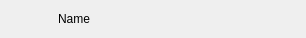
<?xml version="1.0" encoding="UTF-8"?>
<ui version="4.0">
 <class>QblDesktopListRow</class>
 <widget class="QWidget" name="QblDesktopListRow">
  <property name="geometry">
   <rect>
    <x>0</x>
    <y>0</y>
    <width>306</width>
    <height>38</height>
   </rect>
  </property>
  <property name="maximumSize">
   <size>
    <width>306</width>
    <height>38</height>
   </size>
  </property>
  <property name="windowTitle">
   <string>Form</string>
  </property>
  <property name="styleSheet">
   <string notr="true"/>
  </property>
  <widget class="QLabel" name="lbRowImage">
   <property name="geometry">
    <rect>
     <x>20</x>
     <y>0</y>
     <width>38</width>
     <height>38</height>
    </rect>
   </property>
   <property name="pixmap">
    <pixmap resource="../qabel-client.qrc">:/images/face.png</pixmap>
   </property>
   <property name="scaledContents">
    <bool>false</bool>
   </property>
   <property name="alignment">
    <set>Qt::AlignCenter</set>
   </property>
   <property name="margin">
    <number>0</number>
   </property>
  </widget>
  <widget class="QLabel" name="lbRow">
   <property name="geometry">
    <rect>
     <x>58</x>
     <y>0</y>
     <width>348</width>
     <height>38</height>
    </rect>
   </property>
   <property name="styleSheet">
    <string notr="true"/>
   </property>
   <property name="text">
    <string>Name</string>
   </property>
   <property name="scaledContents">
    <bool>false</bool>
   </property>
   <property name="margin">
    <number>10</number>
   </property>
  </widget>
 </widget>
 <resources>
  <include location="../qabel-client.qrc"/>
 </resources>
 <connections/>
</ui>
